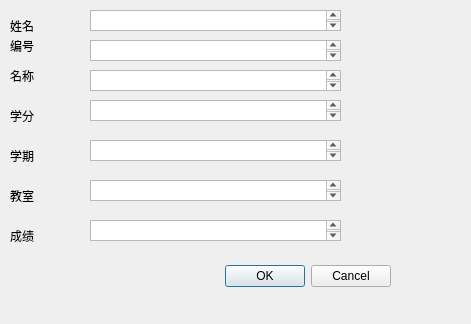
<?xml version="1.0" encoding="UTF-8"?>
<ui version="4.0">
 <class>Cdialog</class>
 <widget class="QDialog" name="Cdialog">
  <property name="geometry">
   <rect>
    <x>0</x>
    <y>0</y>
    <width>471</width>
    <height>324</height>
   </rect>
  </property>
  <property name="windowTitle">
   <string>课程信息</string>
  </property>
  <widget class="QDialogButtonBox" name="buttonBox">
   <property name="geometry">
    <rect>
     <x>50</x>
     <y>260</y>
     <width>341</width>
     <height>32</height>
    </rect>
   </property>
   <property name="orientation">
    <enum>Qt::Orientation::Horizontal</enum>
   </property>
   <property name="standardButtons">
    <set>QDialogButtonBox::StandardButton::Cancel|QDialogButtonBox::StandardButton::Ok</set>
   </property>
  </widget>
  <widget class="QLabel" name="Cid">
   <property name="geometry">
    <rect>
     <x>10</x>
     <y>40</y>
     <width>40</width>
     <height>12</height>
    </rect>
   </property>
   <property name="text">
    <string>编号</string>
   </property>
  </widget>
  <widget class="QLabel" name="Cname">
   <property name="geometry">
    <rect>
     <x>10</x>
     <y>70</y>
     <width>40</width>
     <height>12</height>
    </rect>
   </property>
   <property name="text">
    <string>名称</string>
   </property>
  </widget>
  <widget class="QLabel" name="Cpoint">
   <property name="geometry">
    <rect>
     <x>10</x>
     <y>110</y>
     <width>40</width>
     <height>12</height>
    </rect>
   </property>
   <property name="text">
    <string>学分</string>
   </property>
  </widget>
  <widget class="QLabel" name="Cterm">
   <property name="geometry">
    <rect>
     <x>10</x>
     <y>150</y>
     <width>40</width>
     <height>12</height>
    </rect>
   </property>
   <property name="text">
    <string>学期</string>
   </property>
  </widget>
  <widget class="QLabel" name="C_room">
   <property name="geometry">
    <rect>
     <x>10</x>
     <y>190</y>
     <width>40</width>
     <height>12</height>
    </rect>
   </property>
   <property name="text">
    <string>教室</string>
   </property>
  </widget>
  <widget class="QLabel" name="C_socre">
   <property name="geometry">
    <rect>
     <x>10</x>
     <y>230</y>
     <width>40</width>
     <height>12</height>
    </rect>
   </property>
   <property name="text">
    <string>成绩</string>
   </property>
  </widget>
  <widget class="QTextEdit" name="textEdit_Cid">
   <property name="geometry">
    <rect>
     <x>90</x>
     <y>40</y>
     <width>251</width>
     <height>21</height>
    </rect>
   </property>
  </widget>
  <widget class="QTextEdit" name="textEdit_Cpoint">
   <property name="geometry">
    <rect>
     <x>90</x>
     <y>100</y>
     <width>251</width>
     <height>21</height>
    </rect>
   </property>
  </widget>
  <widget class="QTextEdit" name="textEdit_Cterm">
   <property name="geometry">
    <rect>
     <x>90</x>
     <y>140</y>
     <width>251</width>
     <height>21</height>
    </rect>
   </property>
  </widget>
  <widget class="QTextEdit" name="textEdit_Croom">
   <property name="geometry">
    <rect>
     <x>90</x>
     <y>180</y>
     <width>251</width>
     <height>21</height>
    </rect>
   </property>
  </widget>
  <widget class="QTextEdit" name="textEdit_Cscore">
   <property name="geometry">
    <rect>
     <x>90</x>
     <y>220</y>
     <width>251</width>
     <height>21</height>
    </rect>
   </property>
  </widget>
  <widget class="QTextEdit" name="textEdit_Cname">
   <property name="geometry">
    <rect>
     <x>90</x>
     <y>70</y>
     <width>251</width>
     <height>21</height>
    </rect>
   </property>
  </widget>
  <widget class="QLabel" name="label_name">
   <property name="geometry">
    <rect>
     <x>10</x>
     <y>20</y>
     <width>40</width>
     <height>12</height>
    </rect>
   </property>
   <property name="text">
    <string>姓名</string>
   </property>
  </widget>
  <widget class="QTextEdit" name="textEdit_Name">
   <property name="geometry">
    <rect>
     <x>90</x>
     <y>10</y>
     <width>251</width>
     <height>21</height>
    </rect>
   </property>
  </widget>
 </widget>
 <resources/>
 <connections>
  <connection>
   <sender>buttonBox</sender>
   <signal>accepted()</signal>
   <receiver>Cdialog</receiver>
   <slot>accept()</slot>
   <hints>
    <hint type="sourcelabel">
     <x>248</x>
     <y>254</y>
    </hint>
    <hint type="destinationlabel">
     <x>157</x>
     <y>274</y>
    </hint>
   </hints>
  </connection>
  <connection>
   <sender>buttonBox</sender>
   <signal>rejected()</signal>
   <receiver>Cdialog</receiver>
   <slot>reject()</slot>
   <hints>
    <hint type="sourcelabel">
     <x>316</x>
     <y>260</y>
    </hint>
    <hint type="destinationlabel">
     <x>286</x>
     <y>274</y>
    </hint>
   </hints>
  </connection>
 </connections>
</ui>
